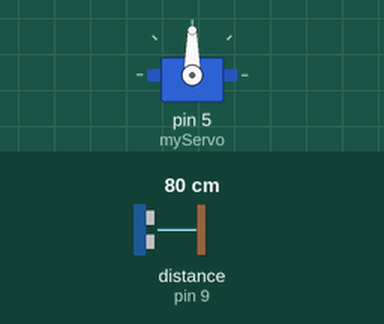
Simulated run of this sketch. Board: Arduino Uno, built with avr-gcc and run on an emulated ATmega328P. On the bench: servo. Wiring (inferred from the names in the program): ultrasonic range finder: trigger pin 8; echo pin 9. Inputs (shaded band) come from the test bench; at power-on: distance to the obstacle (sensor on pin 9) 80 cm. The echo pulse lasts 58.3 µs per cm.

Above: at 1.2 s.
1.3 s: distance to the obstacle (sensor on pin 9) set to 12 cm
2.8 s: distance to the obstacle (sensor on pin 9) set to 9 cm
At 3.36 s:
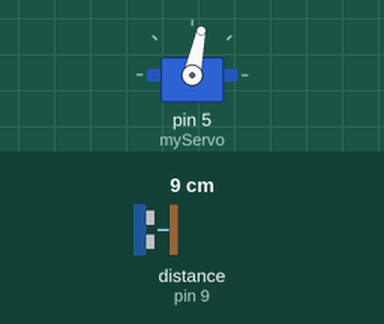
At 8.2 s:
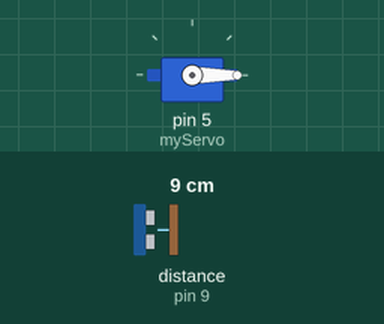
Timing chart, 0 to 14.8 s (numbered marks = the images above; inputs shaded):
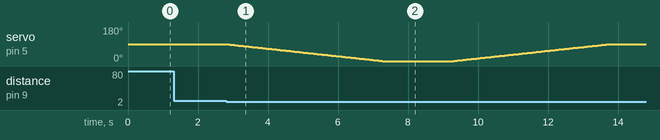

Measured:
- the behaviour switches between 11 and 10 cm on distance to the obstacle (sensor on pin 9) (found by bisection; images 0 and 1)
- after the input at 1.3 s, every drawn part: stays the same

The sketch:

codeAutomation.ino
```cpp
#include<Servo.h>
Servo myServo;
int TRIG = 8;
int ECO = 9;
int tiempo;
int distancia;
void setup() {
   pinMode(TRIG,OUTPUT);
   pinMode(ECO,INPUT);
   myServo.attach(5);
   Serial.begin(9600);
}
void loop() {
 leerDistancia();
 if(distancia<10){
  abrirPuerta();
  delay(2000);
  cerrarPuerta();
  delay(2000);
  }
}
void leerDistancia(){
  digitalWrite(TRIG,HIGH);
  delay(1);
  digitalWrite(TRIG,LOW);
  tiempo = pulseIn(ECO,HIGH);
  distancia = tiempo / 58.2;
  }
void cerrarPuerta(){
  int angulo=0;
  do{
    angulo=angulo+1;
    myServo.write(angulo);
    delay(50);
    }while(angulo<90);
}
void abrirPuerta(){
  int angulo =90;
  do{
    angulo=angulo-1;
    myServo.write(angulo);
    delay(50);
    }while(angulo>0);
  }
```
